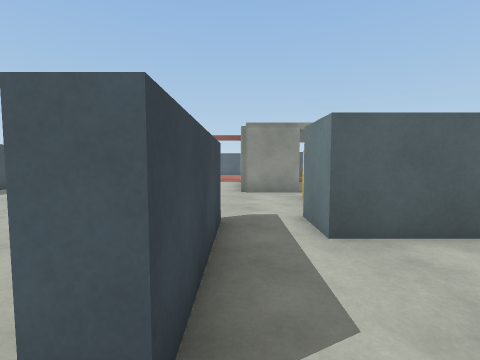
View 1 (above)

24 first-person views from a walk through a Unity game level. The camera is 1.3 m above the floor, tilts 4° down and sees 85° across. The floor is counted in squares, 1 m on a side. Each view is taken from the middle of a square. On the plan, view 1 faces up. The plan holds only what a view shows up to about 13 squares ahead; the rest is blank. The player character is not drawn. Some animated figures are not drawn.

View 2
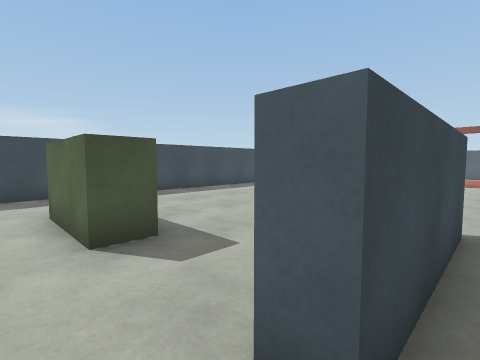

View 3
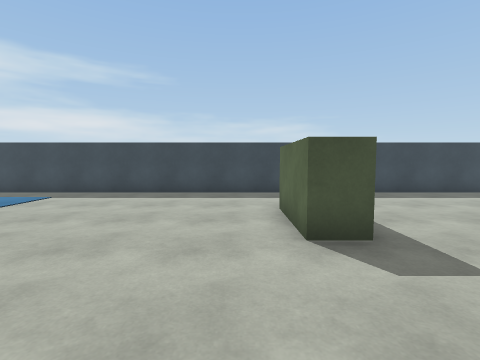

View 4
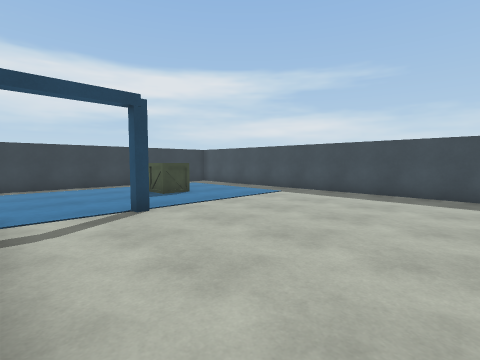

View 5
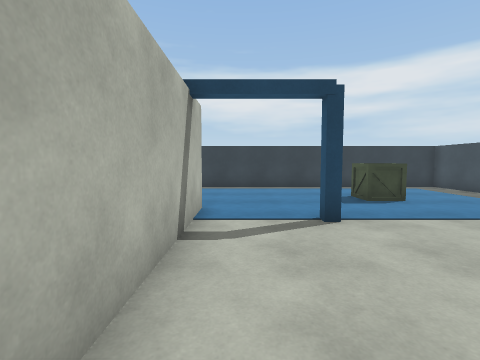

View 6
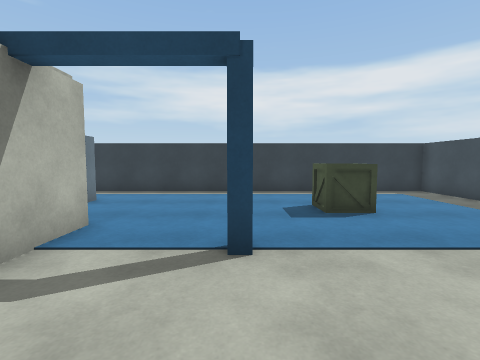

View 7
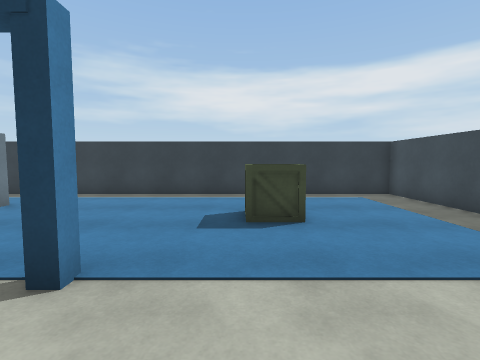

View 8
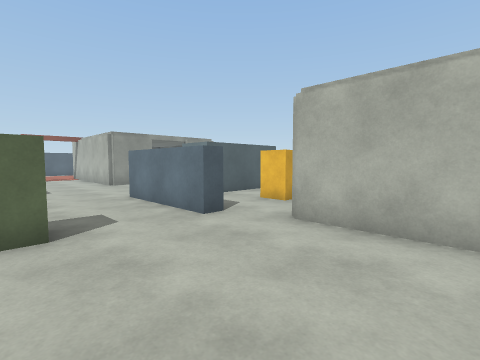

View 9
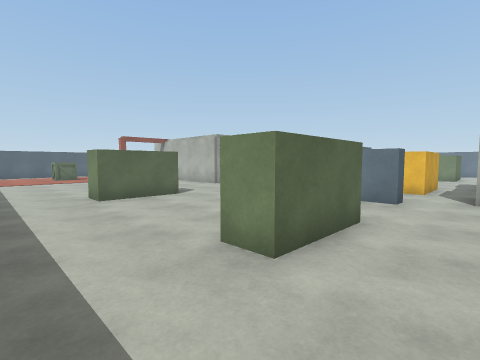

View 10
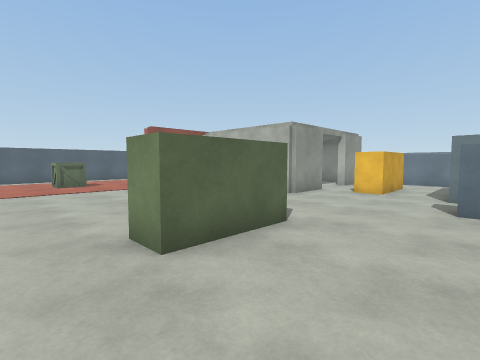

View 11
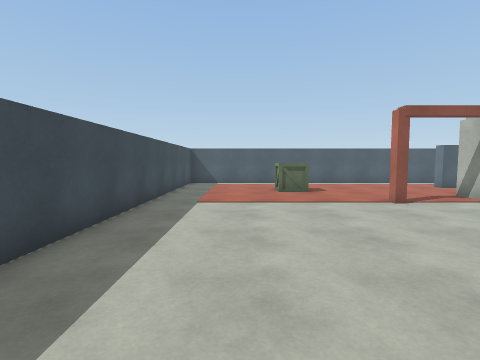

View 12
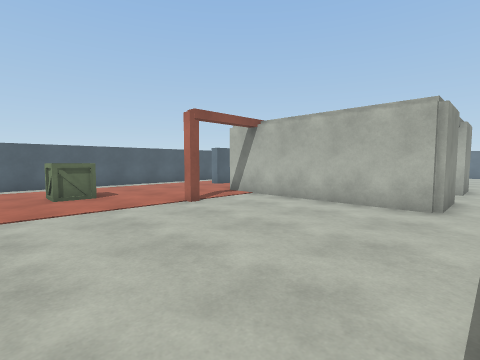

View 13
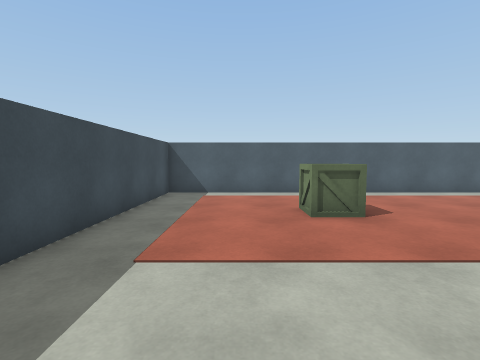

View 14
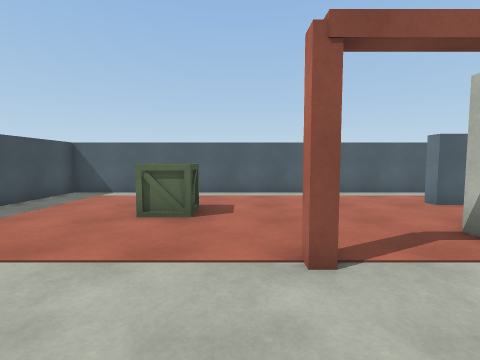

View 15
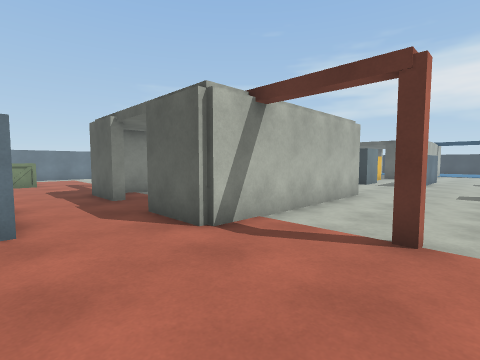

View 16
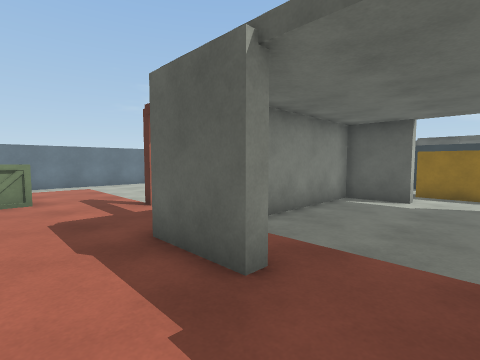

View 17
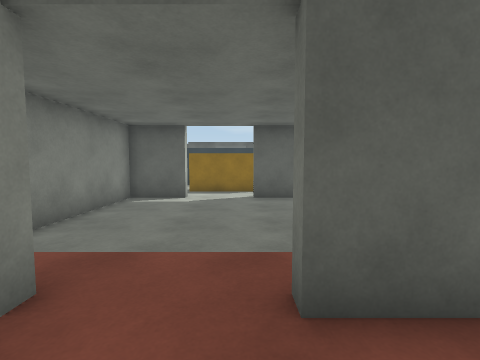

View 18
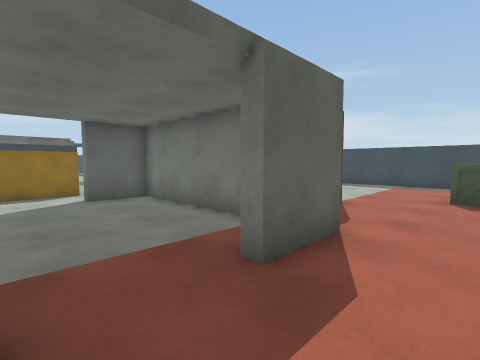

View 19
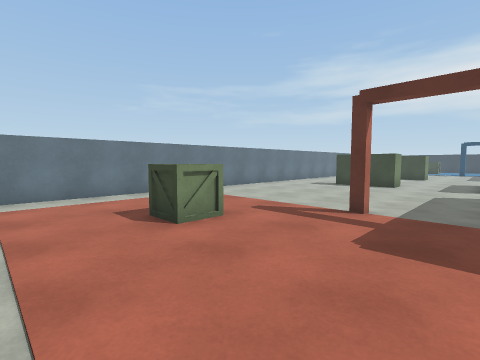

View 20
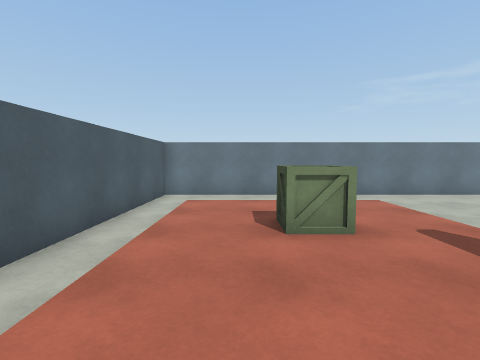

View 21
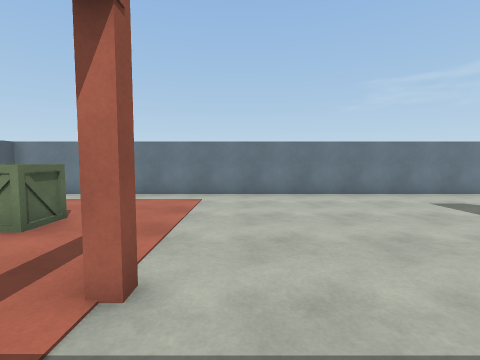

View 22
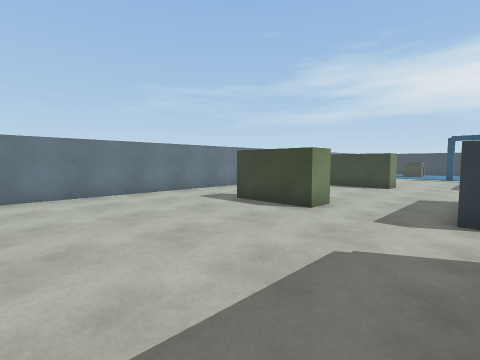

View 23
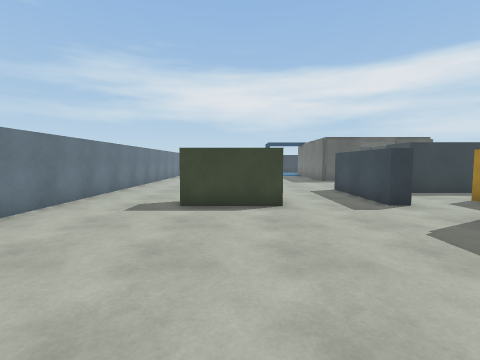

View 24
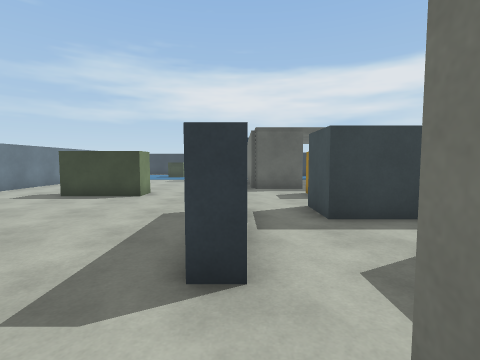

### Floor plan
Points are (right, up) in squares from view 1. A wall is a line through its corners. A room is listed if a view was taken in it or the views show most of it. See-through windows are left out.
Room 1 (views 1, 2, 3, 4, 5, 6, 7, 8, 9)
walls: (-3.2, -7) (-3.2, -6.6) (-2.8, -6.6) (-2.8, -7); (0, -8.2) (0, -0.6); (1.7, -11.6) (1.7, -11); (-4.2, 1.2) (-7.2, 1.2); (-0.4, 1.2) (-1.1, 1.2); (-11, 0.6) (-11, -14.5) (0.4, -14.5)
ways out: opening at (-9, 1) to room 2; opening at (-2.5, 2) to room 2; opening at (0.5, 2) to room 4; opening at (1.3, -13); opening at (2, 0)
objects: other object (-6, -11) to (-5, -10)
Room 2 (views 10, 11, 12, 13, 14, 15)
walls: (-2.8, 17.1) (-3.2, 17.1) (-3.2, 17.4) (-2.8, 17.4); (-4.1, 8.3) (-7.2, 8.3) (-7.2, 9.5); (-11, 10.1) (-11, 5.6); (1.5, 11) (0, 11) (0, 18.9) (1.5, 18.9); (3.2, 6.2) (6, 6.2); (-4.2, 2.2) (-4.2, 1.2); (1.7, 21.6) (1.7, 22.1); (5.4, 8.3) (2.3, 8.3) (2.3, 9.4); (-7.2, 1.2) (-7.2, 2.2); (-1.1, 1.2) (-1.1, 5.8); (-11, 1.8) (-11, 0.6); (0.4, 25) (-11, 25) (-11, 11.9)
ways out: opening at (-9, 1) to room 1; opening at (-2.5, 2) to room 1; opening at (2, 10) to room 3; opening at (2, 20.5) to room 3; opening at (0.5, 4.5) to room 4; opening at (1.5, 23.5) to room 4; opening at (6.5, 8.5) to room 4; opening at (7, 5.5) to room 4
objects: other object (-6, 20) to (-5, 21)
Room 3 (views 16, 17)
walls: (5, 18.4) (5, 18.9); (0.4, 16.5) (0.4, 11.4) (2.5, 11.4) (2.5, 11) (1.5, 11); (5, 11) (5, 11.4) (7, 11.4) (7, 17.8); (1.5, 18.9) (2.5, 18.9) (2.5, 18.5); (2.3, 9.4) (5.2, 9.4); (2.6, 21.6) (1.7, 21.6)
ways out: opening at (2, 10) to room 2; opening at (2, 20.5) to room 2; opening at (5.5, 20.5) to room 4; opening at (6, 10) to room 4
Room 4 (views 18, 19, 20, 21, 22, 23, 24)
walls: (11.7, 8.2) (11.7, 9.4) (14.8, 9.4); (7.2, 11) (5, 11); (7.9, 9.4) (8.6, 9.4) (8.6, 4.8); (6, 6.2) (6, 4.2); (5, 18.9) (7.2, 18.9); (18.5, 4) (18.5, 25) (11.1, 25); (4.9, 4.3) (1.5, 4.3) (1.5, 6.2); (11.7, 1) (11.7, 2.2) (14.8, 2.2); (5.2, 1.5) (5.2, 1.2); (-0.4, 5.8) (-0.4, 1.2); (3.9, 25) (0.4, 25); (5, -0.5) (7.2, -0.5); (2.3, 1.2) (2.3, 2.2); (18.5, -1.1) (18.5, 0.6)
ways out: opening at (0.5, 2) to room 1; opening at (0.5, 4.5) to room 2; opening at (1.5, 23.5) to room 2; opening at (6.5, 8.5) to room 2; opening at (7, 5.5) to room 2; opening at (5.5, 20.5) to room 3; opening at (6, 10) to room 3; opening at (5, 0); opening at (9.5, 0.2); opening at (17, 0.3)
objects: other object (13, 20) to (14, 21)

Where each view was taken, in squares from view 1:
view 1: 0 up, 0 right, facing up
view 2: 0 up, 0 right, facing up-left
view 3: 0 up, 0 right, facing left
view 4: 0 up, 0 right, facing down-left
view 5: 1 down, 1 left, facing down
view 6: 3 down, 3 left, facing down
view 7: 4 down, 5 left, facing down
view 8: 4 down, 5 left, facing up-right
view 9: 1 down, 10 left, facing up-right
view 10: 5 up, 9 left, facing up-right
view 11: 9 up, 8 left, facing up
view 12: 10 up, 8 left, facing up-right
view 13: 14 up, 8 left, facing up
view 14: 14 up, 4 left, facing up
view 15: 22 up, 4 left, facing down-right
view 16: 21 up, 3 right, facing down-right
view 17: 21 up, 3 right, facing down
view 18: 21 up, 5 right, facing down-left
view 19: 24 up, 8 right, facing down-right
view 20: 22 up, 8 right, facing right
view 21: 16 up, 8 right, facing right
view 22: 16 up, 8 right, facing down-right
view 23: 17 up, 13 right, facing down
view 24: 12 up, 8 right, facing down
